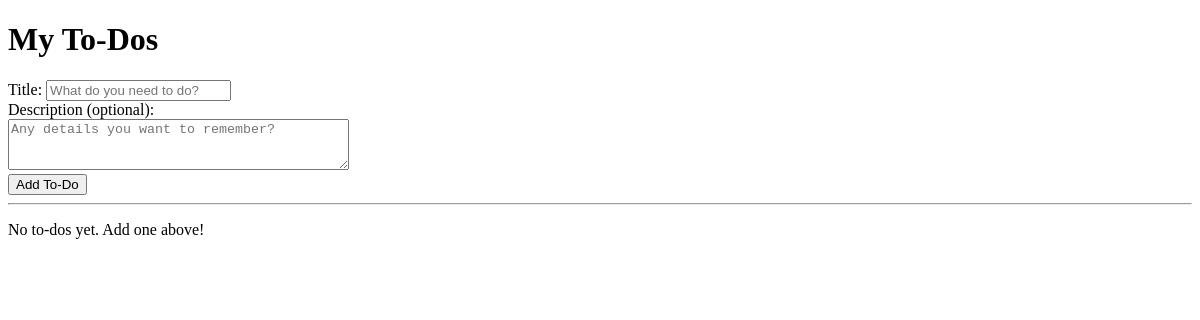
The app's page /, older data.
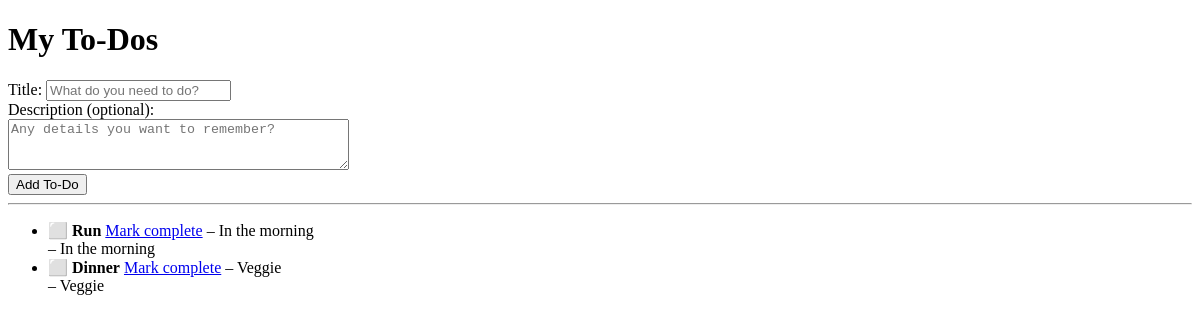
The same page, newer data.
### todo/models.py (models this page shows, shortened)
class Todo(models.Model):
    title = models.CharField(max_length=200)
    description = models.TextField(blank=True)
    created_at = models.DateTimeField(auto_now_add=True)
    completed = models.BooleanField(default=False)

### todo/views.py (the view)
# urls.py: path("", views.todo_list, name="todo_list"),
def todo_list(request):
    if request.method == "POST":
        title = request.POST.get("title")
        description = request.POST.get("description", "")
        if title:
            Todo.objects.create(title=title, description=description)
        return redirect("todo_list")
    todos = Todo.objects.all().order_by("-created_at")
    return render(request, "todo/todo_list.html", {"todos": todos})

### todo/templates/todo/todo_list.html (shortened to what this page needs)
<!DOCTYPE html>
<html lang="en">
<head>
</head>
<body>
    <h1>My To-Dos</h1>
    <form method="post">
        <div>
            <label for="id_title">Title:</label>
            <input id="id_title" type="text" name="title" required placeholder="What do you need to do?">
        </div>
        <div>
            <label for="id_description">Description (optional):</label><br>
            <textarea id="id_description" name="description" rows="3" cols="40"
                      placeholder="Any details you want to remember?"></textarea>
        </div>
        <button type="submit">Add To-Do</button>
    </form>
    <hr>
    {% if todos %}
        <ul>
        {% for item in todos %}
           <li>
    {% if item.completed %}
        ✅ <strong>{{ item.title }}</strong>
    {% else %}
        ⬜ <strong>{{ item.title }}</strong>
        <a href="{% url 'todo_complete' item.id %}">Mark complete</a>
    {% endif %}
    {% if item.description %}
        – {{ item.description }}
    {% endif %}
</li>
                {% if item.description %}
                    – {{ item.description }}
                {% endif %}
        {% endfor %}
        </ul>
    {% else %}
        <p>No to-dos yet. Add one above!</p>
    {% endif %}
</body>
</html>

Row changes from the older to the newer data that the page shows:
added Todo: title "Run", description "In the morning"
added Todo: title "Dinner", description "Veggie"
Text that changed along with them:
text no longer shown: "No to-dos yet. Add one above!"
